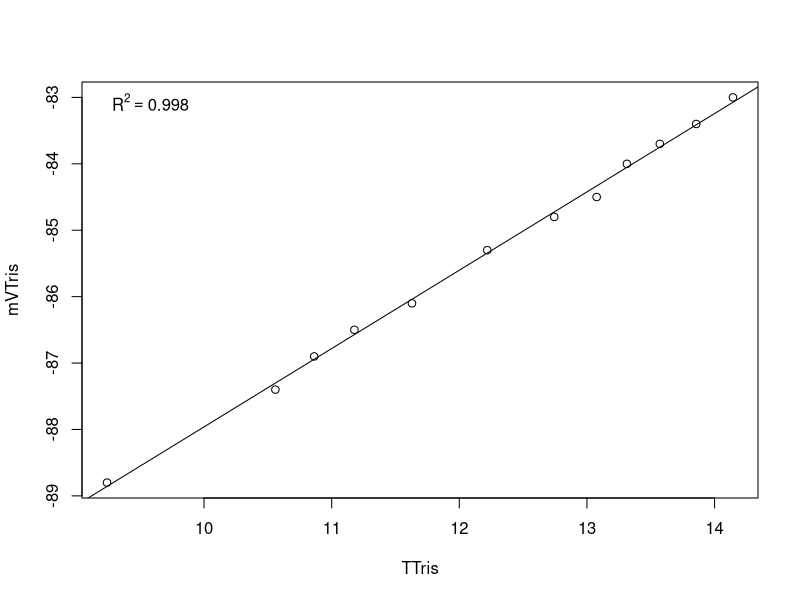

Generate this figure with R:
# modified for personal Lenovo PC at PT Whitney summer 2018
# last modification on 20180629 by SJG
setwd("C:/Users/samjg/Documents/My_Projects/Geoduck_transgen_offspring_OA/RAnalysis/Data/pH_Calibration_Files/") #set working directory

Calib.Data <-read.table("20190329.csv", header=TRUE, sep=",", na.string="NA", as.is=TRUE) #reads in the data files
model <-lm(mVTris ~ TTris, data=Calib.Data) #runs a linear regression of mV as a function of temperature
coe <- coef(model) #extracts the coeffecients
R2<-summary(model)$r.squared
plot(mVTris ~ TTris, data=Calib.Data)
abline(lm(mVTris ~ TTris, data=Calib.Data))
legend('topleft', legend = bquote(R^2 == .(format(R2, digits = 3))), bty='n')
